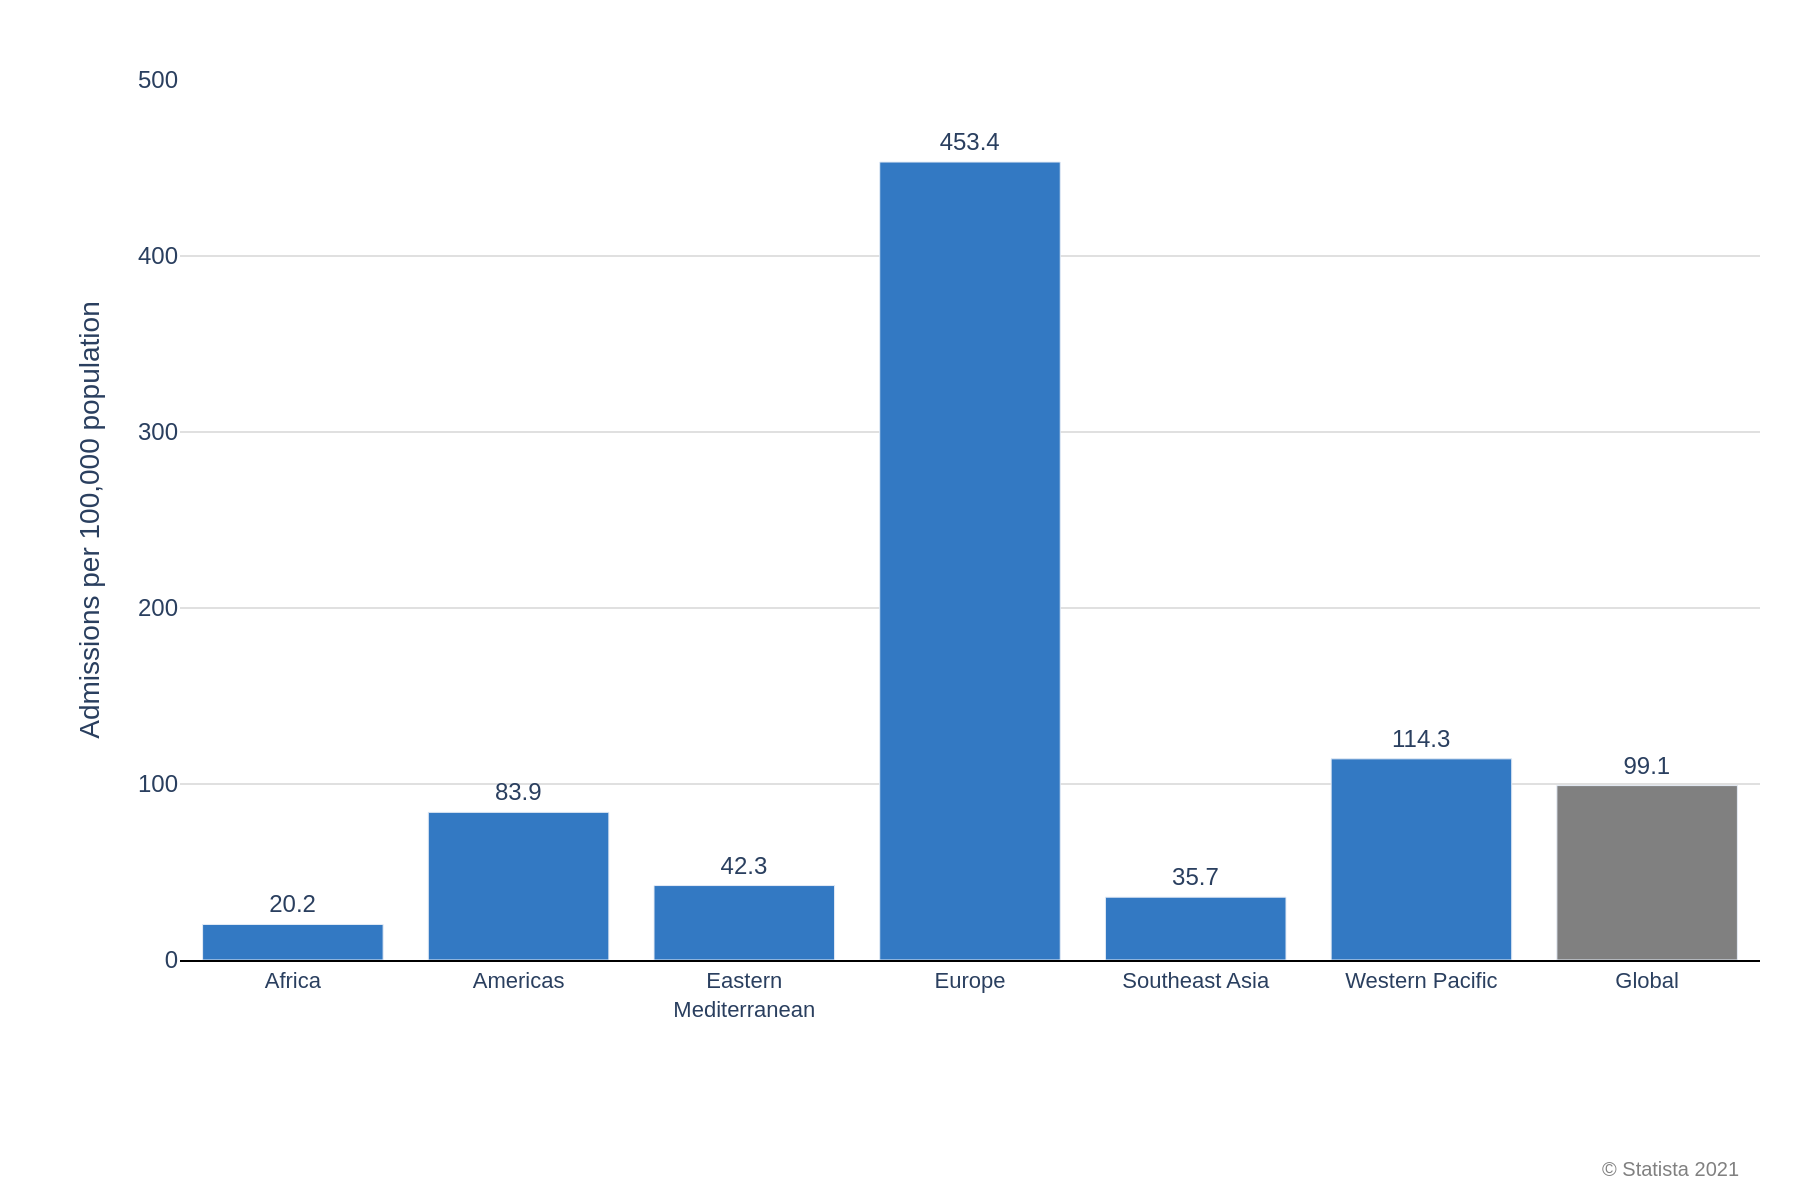

The Python source for this figure:
import sys
import json
import plotly.graph_objects as go
from pathlib import Path

# --- 1. Load Data from Command-Line Argument ---
if len(sys.argv) != 2:
    print(f"Usage: python {Path(__file__).name} <json_file_path>")
    sys.exit(1)

json_file_path = Path(sys.argv[1])

with open(json_file_path, 'r', encoding='utf-8') as f:
    chart_info = json.load(f)

# --- 2. Extract Data and Texts from JSON ---
data = chart_info['chart_data']
texts = chart_info['texts']
colors = chart_info['colors']

categories = [item['category'] for item in data]
values = [item['value'] for item in data]

# --- 3. Create the Chart ---
fig = go.Figure()

# Add the bar trace
fig.add_trace(go.Bar(
    x=categories,
    y=values,
    text=values,
    textposition='outside',
    marker_color=colors,
    hoverinfo='none',
    cliponaxis=False, # Prevent text on high bars from being clipped
    texttemplate='%{text:.1f}'
))

# --- 4. Configure Layout and Styling ---
# Build title string (handles nulls)
title_text = texts.get('title')
subtitle_text = texts.get('subtitle')
full_title = ""
if title_text:
    full_title += f"<b>{title_text}</b>"
if subtitle_text:
    full_title += f"<br><sub>{subtitle_text}</sub>"

fig.update_layout(
    title_text=full_title,
    title_x=0.5,
    font=dict(family="Arial", size=12),
    yaxis=dict(
        title=texts.get('y_axis_title'),
        range=[0, 500],
        tickvals=[0, 100, 200, 300, 400, 500],
        showgrid=True,
        gridcolor='#e0e0e0',
        zeroline=False
    ),
    xaxis=dict(
        title=texts.get('x_axis_title'),
        showgrid=False,
        zeroline=True,
        showline=True,
        linecolor='black',
        tickfont=dict(size=11)
    ),
    plot_bgcolor='white',
    paper_bgcolor='white',
    showlegend=False,
    margin=dict(l=90, r=20, t=40, b=120)
)

# Add source annotation
source_text = texts.get('source')
if source_text:
    fig.add_annotation(
        text=source_text,
        xref="paper", yref="paper",
        x=0.99, y=-0.22,
        showarrow=False,
        xanchor='right',
        yanchor='top',
        align='right',
        font=dict(size=10, color="#808080")
    )

# --- 5. Output the Chart ---
output_filename = f"{json_file_path.stem}.png"
fig.write_image(output_filename, scale=2, width=900, height=600)

print(f"Chart saved to {output_filename}")
